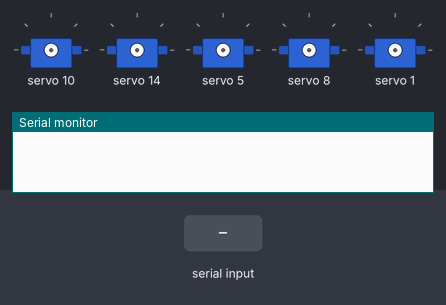
A sketch run on a simulated Arduino Uno, built with avr-gcc and run on an emulated ATmega328P. On the bench: 5 × servo, the last lines printed to the serial monitor. The inputs (shaded band) are chosen by the test bench.

Above: at 1.2 s.
1.3 s: "90,45\n" received over Serial
2.8 s: "30,150\n" received over Serial
4.3 s: "5\n" received over Serial
7.3 s: "90\n" received over Serial
At 10.1 s:
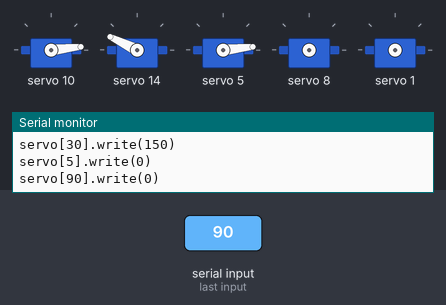
10.3 s: "200\n" received over Serial
13.3 s: "1,90\n" received over Serial
Timing chart, 0 to 15.8 s (numbered marks = the images above; inputs shaded):
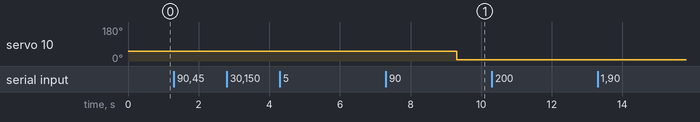

The sketch:

camera_arm.ino
```cpp
#include <Adafruit_PWMServoDriver.h>
#include <Wire.h>

Adafruit_PWMServoDriver pwm = Adafruit_PWMServoDriver();
#define SERVOMIN 150
#define SERVOMAX 600
#define CENTER 375

void setup() {
    pwm.begin();
    pwm.setPWMFreq(60);
    Serial.begin(9600);
    Serial.println();
}

void loop() {
    if (Serial.available() > 0) {
        int ch = Serial.parseInt();
        int value = Serial.parseInt();
        int angle = 180;
        angle = map(value, 0, 180, SERVOMIN, SERVOMAX);
        Serial.readStringUntil('\n');
        Serial.println(String("servo[") + ch + "].write(" + value + ")" );
        pwm.setPWM(ch, 0, angle);
        delay(500);
        }
    }
```

Measured:
- after the input at 7.3 s, servo 10: 51° → 6° after 2.0 s
